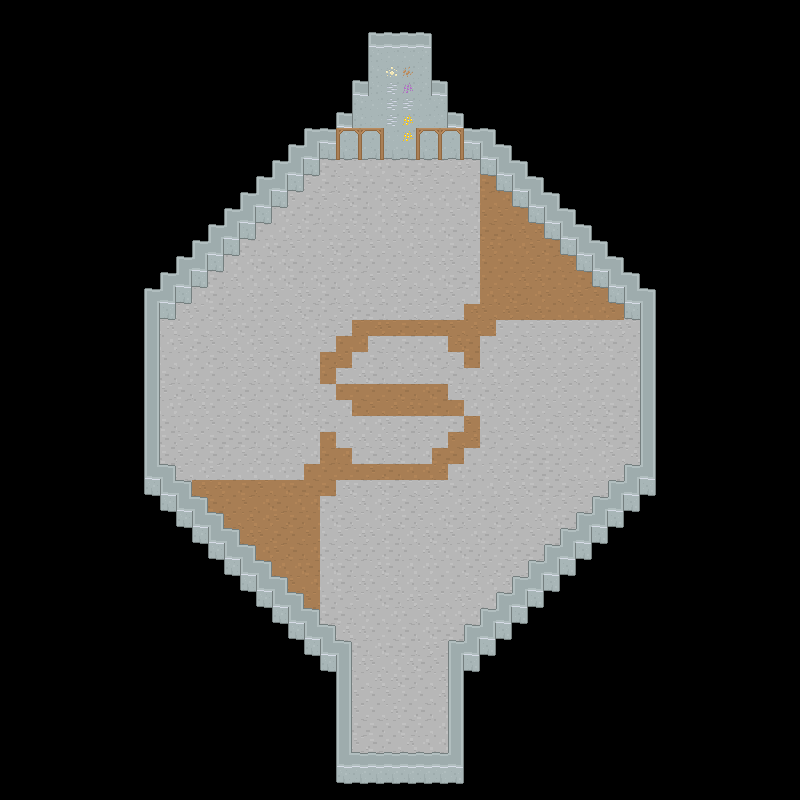

Rendered tile map (Tiled .tmx) drawn with the repository's tilesets; below, a short description and the map source with its tile grids summarised:
An orthogonal 50x50 tile map with 16x16 px tiles, 3 tile layers (floor, floor deco, walls) and 62 objects (P).

<map version="1.8" tiledversion="1.8.2" orientation="orthogonal" renderorder="right-down" width="50" height="50" tilewidth="16" tileheight="16" infinite="0" nextlayerid="56" nextobjectid="540">
 <tileset firstgid="1" name="roguelikeDungeon_transparent" tilewidth="16" tileheight="16" spacing="1" tilecount="522" columns="29">
  <image source="roguelikeDungeon_transparent.png" width="492" height="305" />
 </tileset>
 <layer id="2" name="floor" width="50" height="50">
  <data>[2500 cells, 765 non-empty, 10 distinct tile ids]</data>
 </layer>
 <layer id="1" name="floor deco" width="50" height="50">
  <data>[2500 cells, 0 non-empty, 0 distinct tile ids]</data>
 </layer>
 <layer id="4" name="walls" width="50" height="50">
  <data>[2500 cells, 234 non-empty, 25 distinct tile ids]</data>
 </layer>
 <objectgroup id="3" name="walls">
  <object id="445" x="352" y="144" width="48" height="16" />
  <object id="453" x="480" y="144" width="16" height="32" />
  <object id="454" x="496" y="160" width="16" height="32" />
  <object id="455" x="512" y="176" width="16" height="32" />
  <object id="456" x="528" y="192" width="16" height="32" />
  <object id="457" x="544" y="208" width="16" height="32" />
  <object id="458" x="560" y="224" width="16" height="32" />
  <object id="459" x="576" y="240" width="16" height="32" />
  <object id="460" x="592" y="256" width="16" height="32" />
  <object id="461" x="608" y="272" width="16" height="32" />
  <object id="462" x="624" y="288" width="16" height="32" />
  <object id="463" x="160" y="480" width="16" height="32" />
  <object id="464" x="176" y="496" width="16" height="32" />
  <object id="465" x="192" y="512" width="16" height="32" />
  <object id="466" x="208" y="528" width="16" height="32" />
  <object id="467" x="224" y="544" width="16" height="32" />
  <object id="468" x="240" y="560" width="16" height="32" />
  <object id="469" x="256" y="576" width="16" height="32" />
  <object id="470" x="272" y="592" width="16" height="32" />
  <object id="471" x="288" y="608" width="16" height="32" />
  <object id="472" x="304" y="624" width="16" height="32" />
  <object id="473" x="304" y="144" width="16" height="32" />
  <object id="474" x="288" y="160" width="16" height="32" />
  <object id="475" x="272" y="176" width="16" height="32" />
  <object id="476" x="256" y="192" width="16" height="32" />
  <object id="477" x="240" y="208" width="16" height="32" />
  <object id="478" x="224" y="224" width="16" height="32" />
  <object id="479" x="208" y="240" width="16" height="32" />
  <object id="480" x="192" y="256" width="16" height="32" />
  <object id="481" x="176" y="272" width="16" height="32" />
  <object id="482" x="160" y="288" width="16" height="32" />
  <object id="483" x="624" y="480" width="16" height="32" />
  <object id="484" x="608" y="496" width="16" height="32" />
  <object id="485" x="592" y="512" width="16" height="32" />
  <object id="486" x="576" y="528" width="16" height="32" />
  <object id="487" x="560" y="544" width="16" height="32" />
  <object id="488" x="544" y="560" width="16" height="32" />
  <object id="489" x="528" y="576" width="16" height="32" />
  <object id="490" x="512" y="592" width="16" height="32" />
  <object id="491" x="496" y="608" width="16" height="32" />
  <object id="492" x="480" y="624" width="16" height="32" />
  <object id="494" x="464" y="640" width="16" height="32" />
  <object id="495" x="320" y="640" width="16" height="32" />
  <object id="497" x="336" y="656" width="16" height="96" />
  <object id="499" x="448" y="656" width="16" height="96" />
  <object id="500" x="352" y="768" width="96" height="16" />
  <object id="511" x="144" y="304" width="16" height="192" />
  <object id="517" x="320" y="144" width="32" height="16" />
  <object id="519" x="400" y="144" width="48" height="16" />
  <object id="520" x="448" y="144" width="32" height="16" />
  <object id="523" x="336" y="752" width="16" height="32" />
  <object id="526" x="448" y="752" width="16" height="32" />
  <object id="530" x="640" y="304" width="16" height="192" />
  <object id="534" x="128" y="368" width="16" height="16" />
  <object id="535" x="128" y="416" width="16" height="16" />
  <object id="536" x="656" y="368" width="16" height="16" />
  <object id="537" x="656" y="416" width="16" height="16" />
  <object id="538" x="656" y="384" width="16" height="32" />
  <object id="539" x="128" y="384" width="16" height="32" />
 </objectgroup>
 <objectgroup id="8" name="item">
  <properties>
   <property name="max" type="int" value="1" />
   <property name="min" type="int" value="1" />
  </properties>
  <object id="504" x="400" y="656">
   <point />
  </object>
 </objectgroup>
 <objectgroup id="10" name="enemy">
  <properties>
   <property name="max" type="int" value="1" />
   <property name="min" type="int" value="1" />
  </properties>
  <object id="444" x="400" y="400">
   <point />
  </object>
 </objectgroup>
 <objectgroup id="55" name="player">
  <object id="501" name="P" x="400" y="720">
   <point />
  </object>
 </objectgroup>
</map>
